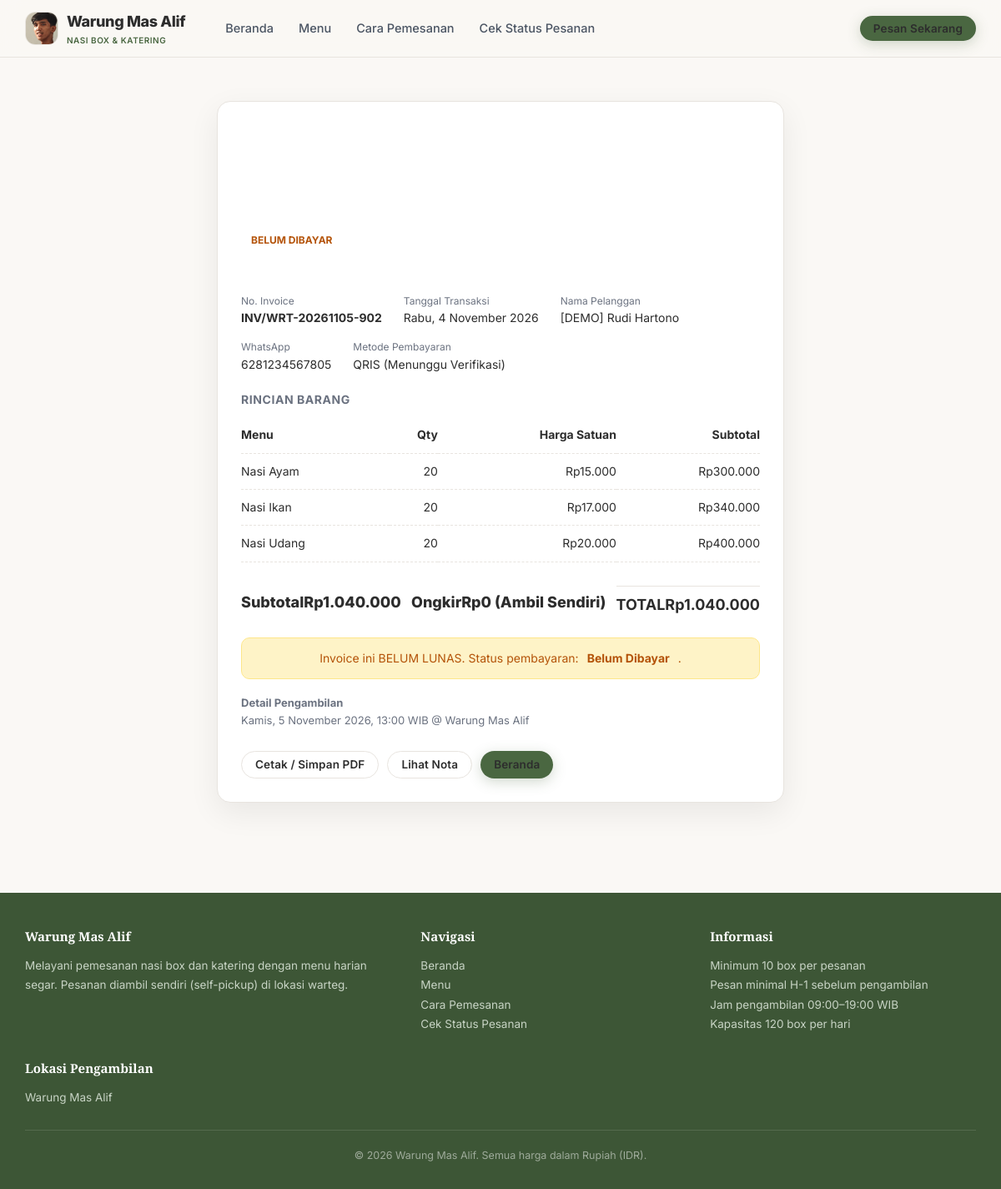
The page /warteg/warteg/invoice.php?kode=WRT-20261105-902 (signed in) on the database its author committed.
### tables this page shows
CREATE TABLE IF NOT EXISTS pesanan (
  id              INT UNSIGNED NOT NULL AUTO_INCREMENT,
  kode            VARCHAR(30)  NOT NULL,
  nama_pelanggan  VARCHAR(100) NOT NULL,
  no_wa           VARCHAR(20)  NOT NULL COMMENT 'format internasional, mis. 6281234567890',
  tanggal_ambil   DATE         NOT NULL,
  jam_ambil       TIME         NOT NULL,
  total_box       INT UNSIGNED NOT NULL,
  total_harga     BIGINT UNSIGNED NOT NULL,
  status          ENUM('Menunggu Konfirmasi','Sedang Dimasak','Siap Diambil')
                  NOT NULL DEFAULT 'Menunggu Konfirmasi',
  dibuat_pada     TIMESTAMP    NOT NULL DEFAULT CURRENT_TIMESTAMP,
  PRIMARY KEY (id),
  UNIQUE KEY uq_pesanan_kode (kode),
  KEY idx_pesanan_tanggal_status (tanggal_ambil, status),
  KEY idx_pesanan_nama (nama_pelanggan),
  CONSTRAINT ck_pesanan_box CHECK (total_box > 0)
);

CREATE TABLE IF NOT EXISTS detail_pesanan (
  id           INT UNSIGNED NOT NULL AUTO_INCREMENT,
  pesanan_id   INT UNSIGNED NOT NULL,
  menu_id      INT UNSIGNED NOT NULL,
  jumlah       INT UNSIGNED NOT NULL,
  harga_satuan INT UNSIGNED NOT NULL,
  subtotal     BIGINT UNSIGNED NOT NULL,
  PRIMARY KEY (id),
  UNIQUE KEY uq_detail_pesanan_menu (pesanan_id, menu_id),
  KEY idx_detail_menu (menu_id),
  CONSTRAINT fk_detail_pesanan FOREIGN KEY (pesanan_id) REFERENCES pesanan(id)
    ON UPDATE CASCADE ON DELETE CASCADE,
  CONSTRAINT fk_detail_menu FOREIGN KEY (menu_id) REFERENCES menu(id)
    ON UPDATE CASCADE ON DELETE RESTRICT,
  CONSTRAINT ck_detail_jumlah CHECK (jumlah > 0)
);

CREATE TABLE IF NOT EXISTS menu (
  id        INT UNSIGNED NOT NULL AUTO_INCREMENT,
  nama      VARCHAR(100) NOT NULL,
  kategori  ENUM('nasi','lauk','sayur', 'paket a', 'paket b', 'paket c') NOT NULL DEFAULT 'nasi',
  harga     INT UNSIGNED NOT NULL,
  foto      VARCHAR(255) NULL COMMENT 'nama file di folder uploads/menu/',
  aktif     TINYINT(1)   NOT NULL DEFAULT 1,
  PRIMARY KEY (id),
  UNIQUE KEY uq_menu_nama (nama)
);

### warteg/warteg/includes/helpers.php (called while the page is built, shortened)
<?php
function e($s): string { return htmlspecialchars((string)$s, ENT_QUOTES | ENT_SUBSTITUTE, 'UTF-8'); }
function rupiah($n): string { return 'Rp' . number_format((int)$n, 0, ',', '.'); }
function tanggal_id(string $t, bool $dgn_hari = true): string {
    $hari  = ['Minggu','Senin','Selasa','Rabu','Kamis','Jumat','Sabtu'];
    $bulan = ['', 'Januari','Februari','Maret','April','Mei','Juni','Juli','Agustus','September','Oktober','November','Desember'];
    $d = new DateTime($t);
    $s = $d->format('j') . ' ' . $bulan[(int)$d->format('n')] . ' ' . $d->format('Y');
    return $dgn_hari ? $hari[(int)$d->format('w')] . ', ' . $s : $s;
}
function jam_pendek(string $j): string { return substr($j, 0, 5); }
function url(string $path): string { return BASE_URL . '/' . ltrim($path, '/'); }
function db_stmt(mysqli $kon, string $sql, array $p = []): mysqli_stmt {
    $st = $kon->prepare($sql);
    if ($p) {
        $tipe = '';
        foreach ($p as $v) $tipe .= is_int($v) ? 'i' : 's';
        $st->bind_param($tipe, ...$p);
    }
    $st->execute();
    return $st;
}
function db_all(mysqli $kon, string $sql, array $p = []): array {
    $st = db_stmt($kon, $sql, $p);
    $r = $st->get_result()->fetch_all(MYSQLI_ASSOC);
    return $r;
}
function db_row(mysqli $kon, string $sql, array $p = []): ?array { return db_all($kon, $sql, $p)[0] ?? null; }

### warteg/warteg/includes/pembayaran_service.php (called while the page is built, shortened)
<?php
function status_bayar_label(string $s, string $bhs = 'id'): string {
    $peta = [
        BAYAR_BELUM                => ['Belum Dibayar', 'Unpaid'],
        BAYAR_MENUNGGU             => ['Menunggu Pembayaran', 'Awaiting Payment'],
        BAYAR_MENUNGGU_VERIFIKASI  => ['Menunggu Verifikasi', 'Awaiting Verification'],
        BAYAR_BERHASIL             => ['Lunas', 'Paid'],
        BAYAR_DITOLAK              => ['Ditolak', 'Rejected'],
        BAYAR_GAGAL                => ['Gagal', 'Failed'],
        BAYAR_KEDALUWARSA          => ['Kedaluwarsa', 'Expired'],
        BAYAR_BATAL                => ['Dibatalkan', 'Cancelled'],
    ];
    return ($peta[$s] ?? ['Menunggu Pembayaran', 'Awaiting Payment'])[$bhs === 'en' ? 1 : 0];
}

### warteg/warteg/invoice.php (the view, shortened to what this page needs)
<?php
require_once __DIR__ . '/includes/bootstrap.php';
$kode  = trim((string)($_GET['kode'] ?? ''));
$token = trim((string)($_GET['t'] ?? ''));
$pesanan = null;
$detail = [];
$galat = '';
if ($kode === '') {
    $galat = 'Kode pesanan tidak diberikan.';
} else {
    $pesanan = db_row($kon, 'SELECT * FROM pesanan WHERE kode = ?', [$kode]);
    if ($pesanan) {
        $detail = db_all($kon, 'SELECT d.jumlah, d.harga_satuan, d.subtotal, m.nama, m.kategori FROM detail_pesanan d
            JOIN menu m ON m.id = d.menu_id WHERE d.pesanan_id = ? ORDER BY m.nama', [(int)$pesanan['id']]);
    }
}
require __DIR__ . '/includes/cust_atas.php';
?>
<section class="seksi">
    <div class="wadah" style="max-width:720px">
        <?php if ($galat !== ''): ?>
            <div class="panel-putih">
                <div class="alert alert-galat"><?= e($galat) ?></div>
                <a href="<?= e(url('index.php')) ?>" class="btn btn-garis">Kembali ke Beranda</a>
            </div>
        <?php else:
            $status = (string)($pesanan['status_bayar'] ?? BAYAR_BELUM);
            $lunas = ($status === BAYAR_BERHASIL);
            $total = (int)$pesanan['total_harga'];
            $subtotal = 0;
            foreach ($detail as $d) { $subtotal += (int)$d['subtotal']; }
        ?>
        <div class="nota-kartu" style="max-width:100%">
            <div class="nota-atas" style="background:<?= $lunas ? '#15803d' : 'var(--c-oranye-tua)' ?>;">
                <h1>INVOICE</h1>
                <p style="opacity:.9;font-size:14px"><?= e(NAMA_WARTEG) ?></p>
                <div class="kode"><?= e($pesanan['kode']) ?></div>
                <div style="margin-top:10px;">
                    <span style="display:inline-block;padding:4px 12px;border-radius:999px;font-size:12px;font-weight:700;background:<?= $lunas ? 'rgba(255,255,255,.95);color:#15803d' : 'rgba(255,255,255,.95);color:#b45309' ?>;">
                        <?= $lunas ? 'LUNAS' : strtoupper(status_bayar_label($status)) ?>
                    </span>
                </div>
            </div>
            <div class="nota-isi">
                <div class="nota-info" style="margin-bottom:20px">
                    <div class="item"><div class="label">No. Invoice</div><div><strong><?= e('INV/' . $pesanan['kode']) ?></strong></div></div>
                    <div class="item"><div class="label">Tanggal Transaksi</div><div><?= e(tanggal_id(date('Y-m-d', strtotime((string)$pesanan['dibuat_pada'])))) ?></div></div>
                    <div class="item"><div class="label">Nama Pelanggan</div><div><?= e($pesanan['nama_pelanggan']) ?></div></div>
                    <div class="item"><div class="label">WhatsApp</div><div><?= e($pesanan['no_wa']) ?></div></div>
                    <div class="item"><div class="label">Metode Pembayaran</div><div>QRIS<?= $lunas ? ' (Terverifikasi)' : ' (Menunggu Verifikasi)' ?></div></div>
                </div>
                <h3 style="font-size:14px;text-transform:uppercase;letter-spacing:.04em;color:var(--c-redup);margin-bottom:10px;">Rincian Barang</h3>
                <table class="nota-rincian-tabel">
                    <thead>
                        <tr>
                            <th style="text-align:left">Menu</th>
                            <th style="text-align:right">Qty</th>
                            <th style="text-align:right">Harga Satuan</th>
                            <th style="text-align:right">Subtotal</th>
                        </tr>
                    </thead>
                    <tbody>
                    <?php foreach ($detail as $d): ?>
                        <tr>
                            <td><?= e($d['nama']) ?></td>
                            <td style="text-align:right"><?= (int)$d['jumlah'] ?></td>
                            <td style="text-align:right"><?= e(rupiah($d['harga_satuan'])) ?></td>
                            <td style="text-align:right"><?= e(rupiah($d['subtotal'])) ?></td>
                        </tr>
                    <?php endforeach; ?>
                    </tbody>
                </table>
                <div class="nota-total" style="margin-top:14px">
                    <div style="display:flex;justify-content:space-between;padding:6px 0;"><span>Subtotal</span><span><?= e(rupiah($subtotal)) ?></span></div>
                    <div style="display:flex;justify-content:space-between;padding:6px 0;"><span>Ongkir</span><span>Rp0 (Ambil Sendiri)</span></div>
                    <div style="display:flex;justify-content:space-between;padding:8px 0;border-top:1px solid var(--c-garis);font-weight:700;font-size:18px;"><span>TOTAL</span><span><?= e(rupiah($total)) ?></span></div>
                </div>
                <?php if ($lunas): ?>
                    <div class="alert alert-sukses" style="margin-top:16px;justify-content:center;">
                        ✓ Invoice ini sudah LUNAS dan terverifikasi.
                    </div>
                <?php else: ?>
                    <div class="alert alert-peringatan" style="margin-top:16px;justify-content:center;">
                        Invoice ini BELUM LUNAS. Status pembayaran: <strong><?= e(status_bayar_label($status)) ?></strong>.
                    </div>
                <?php endif; ?>
                <div style="margin-top:18px;font-size:13px;color:var(--c-redup);">
                    <p><strong>Detail Pengambilan</strong></p>
                    <p><?= e(tanggal_id((string)$pesanan['tanggal_ambil'])) ?>, <?= e(jam_pendek((string)$pesanan['jam_ambil'])) ?> WIB @ <?= e(LOKASI_AMBIL) ?></p>
                </div>
            </div>
            <div class="nota-aksi">
                <button type="button" class="btn btn-garis btn-kecil" onclick="window.print()">Cetak / Simpan PDF</button>
                <a href="<?= e(url('nota.php?kode=' . rawurlencode($pesanan['kode']) . '&t=' . rawurlencode((string)($pesanan['token_nota'] ?? $token)))) ?>" class="btn btn-garis btn-kecil">Lihat Nota</a>
                <a href="<?= e(url('index.php')) ?>" class="btn btn-primer btn-kecil">Beranda</a>
            </div>
        </div>
        <?php endif; ?>
    </div>
</section>
<?php require __DIR__ . '/includes/cust_bawah.php';

### warteg/warteg/assets/css/customer.css (style rules this page uses)
:root { --c-primer: #4A6741; --c-primer-tua: #3D5636; --c-primer-bg: #EEF2EC; --c-emas: #B8860B; --c-emas-bg: #FBF5E6; --c-teks: #2D2D2D; --c-redup: #6B7280; --c-garis: #E8E4DF; --c-bg: #FAF8F5; --c-kartu: #F5F0EB; --c-putih: #FFFFFF; --c-hijau: #15803d; --c-hijau-bg: #dcfce7; --c-kuning: #b45309; --c-kuning-bg: #fef3c7; --c-merah: #b91c1c; --c-merah-bg: #fee2e2; --c-radius: 16px; --c-radius-kecil: 10px; --c-bayang: 0 1px 4px rgba(0, 0, 0, .04), 0 1px 2px rgba(0, 0, 0, .03); --c-bayang-besar: 0 12px 36px rgba(0, 0, 0, .07); --c-lebar: 1180px; --font-serif: "Playfair Display", Georgia, "Times New Roman", serif; --font-sans: "Inter", -apple-system, BlinkMacSystemFont, "Segoe UI", Roboto, sans-serif; }
* { margin: 0; padding: 0; box-sizing: border-box; }
html { scroll-behavior: smooth; }
body.cust { font-family: var(--font-sans); background: var(--c-bg); color: var(--c-teks); line-height: 1.6; min-height: 100vh; -webkit-font-smoothing: antialiased; -moz-osx-font-smoothing: grayscale; }
.cust a { color: inherit; text-decoration: none; }
.wadah { width: 100%; max-width: var(--c-lebar); margin: 0 auto; padding: 0 20px; }
.cust h1, .cust h2, .cust h3 { letter-spacing: -.02em; }
.btn { display: inline-flex; align-items: center; justify-content: center; gap: 8px; border: 0; border-radius: 999px; font-weight: 600; font-size: 15px; cursor: pointer; padding: 12px 24px; transition: all .2s ease; font-family: inherit; line-height: 1.1; letter-spacing: .01em; }
.btn-primer { background: var(--c-primer); color: #fff; box-shadow: 0 4px 16px rgba(74, 103, 65, .25); }
.btn-garis { background: var(--c-putih); color: var(--c-teks); border: 1.5px solid var(--c-garis); }
.btn-kecil { padding: 8px 16px; font-size: 13.5px; }
.seksi { padding: 52px 0; }
.alert { border-radius: var(--c-radius-kecil); padding: 13px 16px; font-size: 14px; margin-bottom: 16px; display: flex; gap: 10px; align-items: flex-start; border: 1px solid transparent; }
.alert-peringatan { background: var(--c-kuning-bg); color: var(--c-kuning); border-color: #FDE68A; }
.nota-kartu { max-width: 620px; margin: 0 auto; background: var(--c-putih); border: 1px solid var(--c-garis); border-radius: var(--c-radius); box-shadow: var(--c-bayang-besar); overflow: hidden; }
.nota-atas { background: linear-gradient(135deg, var(--c-primer), var(--c-primer-tua)); color: #fff; padding: 28px 28px 24px; }
.nota-atas h1 { font-size: 22px; margin-bottom: 2px; font-family: var(--font-serif); }
.nota-atas .kode { font-family: ui-monospace, monospace; font-size: 20px; font-weight: 800; letter-spacing: .02em; margin-top: 10px; display: inline-block; background: rgba(255,255,255,.18); padding: 6px 16px; border-radius: 10px; }
.nota-isi { padding: 26px 28px; }
.nota-rincian-tabel { width: 100%; border-collapse: collapse; font-size: 14px; }
.nota-rincian-tabel th, .nota-rincian-tabel td { padding: 10px 0; border-bottom: 1px dashed var(--c-garis); text-align: left; }
.nota-rincian-tabel th:last-child, .nota-rincian-tabel td:last-child { text-align: right; }
.nota-total { display: flex; justify-content: space-between; font-size: 18px; font-weight: 800; padding-top: 14px; }
.nota-info { display: flex; flex-wrap: wrap; gap: 14px 26px; font-size: 14px; }
.nota-info .item .label { font-size: 12px; color: var(--c-redup); }
.nota-aksi { display: flex; gap: 10px; flex-wrap: wrap; padding: 0 28px 28px; }

### rows shown on the page
pesanan: kode "INV/WRT-20261105-902", dibuat_pada "Rabu, 4 November 2026", nama_pelanggan "[DEMO] Rudi Hartono", no_wa "6281234567805", total_harga "Rp1.040.000", tanggal_ambil "Kamis, 5 November 2026", jam_ambil "13:00"
detail_pesanan: menu.nama "Nasi Ayam", jumlah "20", harga_satuan "Rp15.000", subtotal "Rp300.000"
detail_pesanan: menu.nama "Nasi Ikan", jumlah "20", harga_satuan "Rp17.000", subtotal "Rp340.000"
detail_pesanan: menu.nama "Nasi Udang", jumlah "20", harga_satuan "Rp20.000", subtotal "Rp400.000"

### other values the page prints
NAMA_WARTEG "Warung Mas Alif"
status_bayar_label($status) "BELUM DIBAYAR"
rupiah($subtotal) "Rp1.040.000"
status_bayar_label($status) "Belum Dibayar"
LOKASI_AMBIL "Warung Mas Alif"
MINIMAL_BOX "10"
MINIMAL_H_MINUS "1"
JAM_BUKA "09:00"
JAM_TUTUP "19:00"
KAPASITAS_HARIAN "120"
